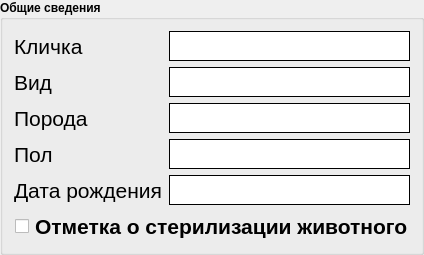
	<widget class="QGroupBox" name="general_info_groupBox">
	 <property name="font">
	  <font>
	   <weight>75</weight>
	   <bold>true</bold>
	  </font>
	 </property>
	 <property name="title">
	  <string>Общие сведения</string>
	 </property>
	 <layout class="QGridLayout" name="gridLayout_3">
	  <item row="6" column="1">
	   <widget class="QLineEdit" name="birth_lineEdit">
		<property name="minimumSize">
		 <size>
		  <width>0</width>
		  <height>30</height>
		 </size>
		</property>
		<property name="font">
		 <font>
		  <pointsize>16</pointsize>
		 </font>
		</property>
		<property name="styleSheet">
		 <string notr="true"> QLineEdit {
	  border-width: 1px;
	  border-style: solid;
	  border-radius: 0px;
  }</string>
		</property>
	   </widget>
	  </item>
	  <item row="5" column="0">
	   <widget class="QLabel" name="sex_label">
		<property name="minimumSize">
		 <size>
		  <width>0</width>
		  <height>30</height>
		 </size>
		</property>
		<property name="font">
		 <font>
		  <pointsize>16</pointsize>
		  <weight>50</weight>
		  <bold>false</bold>
		 </font>
		</property>
		<property name="text">
		 <string>Пол</string>
		</property>
	   </widget>
	  </item>
	  <item row="5" column="1">
	   <widget class="QLineEdit" name="sex_lineEdit">
		<property name="minimumSize">
		 <size>
		  <width>0</width>
		  <height>30</height>
		 </size>
		</property>
		<property name="font">
		 <font>
		  <pointsize>16</pointsize>
		 </font>
		</property>
		<property name="styleSheet">
		 <string notr="true"> QLineEdit {
	  border-width: 1px;
	  border-style: solid;
	  border-radius: 0px;
  }</string>
		</property>
	   </widget>
	  </item>
	  <item row="3" column="1">
	   <widget class="QLineEdit" name="species_lineEdit">
		<property name="minimumSize">
		 <size>
		  <width>3</width>
		  <height>30</height>
		 </size>
		</property>
		<property name="font">
		 <font>
		  <pointsize>16</pointsize>
		 </font>
		</property>
		<property name="styleSheet">
		 <string notr="true"> QLineEdit {
	  border-width: 1px;
	  border-style: solid;
	  border-radius: 0px;
  }</string>
		</property>
	   </widget>
	  </item>
	  <item row="4" column="0">
	   <widget class="QLabel" name="breed_label">
		<property name="minimumSize">
		 <size>
		  <width>0</width>
		  <height>30</height>
		 </size>
		</property>
		<property name="font">
		 <font>
		  <pointsize>16</pointsize>
		  <weight>50</weight>
		  <bold>false</bold>
		 </font>
		</property>
		<property name="text">
		 <string>Порода</string>
		</property>
	   </widget>
	  </item>
	  <item row="4" column="1">
	   <widget class="QLineEdit" name="breed_lineEdit">
		<property name="minimumSize">
		 <size>
		  <width>0</width>
		  <height>30</height>
		 </size>
		</property>
		<property name="font">
		 <font>
		  <pointsize>16</pointsize>
		 </font>
		</property>
		<property name="styleSheet">
		 <string notr="true"> QLineEdit {
	  border-width: 1px;
	  border-style: solid;
	  border-radius: 0px;
  }</string>
		</property>
	   </widget>
	  </item>
	  <item row="0" column="0">
	   <widget class="QLabel" name="name_label">
		<property name="minimumSize">
		 <size>
		  <width>0</width>
		  <height>30</height>
		 </size>
		</property>
		<property name="font">
		 <font>
		  <pointsize>16</pointsize>
		  <weight>50</weight>
		  <bold>false</bold>
		 </font>
		</property>
		<property name="text">
		 <string>Кличка</string>
		</property>
	   </widget>
	  </item>
	  <item row="6" column="0">
	   <widget class="QLabel" name="birth_label">
		<property name="minimumSize">
		 <size>
		  <width>0</width>
		  <height>30</height>
		 </size>
		</property>
		<property name="font">
		 <font>
		  <pointsize>16</pointsize>
		  <weight>50</weight>
		  <bold>false</bold>
		 </font>
		</property>
		<property name="text">
		 <string>Дата рождения</string>
		</property>
	   </widget>
	  </item>
	  <item row="7" column="0" colspan="2">
	   <widget class="QCheckBox" name="checkBox">
		<property name="minimumSize">
		 <size>
		  <width>0</width>
		  <height>30</height>
		 </size>
		</property>
		<property name="font">
		 <font>
		  <pointsize>16</pointsize>
		 </font>
		</property>
		<property name="styleSheet">
		 <string notr="true"> QCheckBox {
	  border-width: 1px;
	  border-style: solid;
	  border-radius: 0px;
  }</string>
		</property>
		<property name="text">
		 <string>Отметка о стерилизации животного</string>
		</property>
	   </widget>
	  </item>
	  <item row="0" column="1">
	   <widget class="QLineEdit" name="name_lineEdit">
		<property name="minimumSize">
		 <size>
		  <width>0</width>
		  <height>30</height>
		 </size>
		</property>
		<property name="font">
		 <font>
		  <pointsize>16</pointsize>
		 </font>
		</property>
		<property name="styleSheet">
		 <string notr="true"> QLineEdit {
	  border-width: 1px;
	  border-style: solid;
	  border-radius: 0px;
  }</string>
		</property>
	   </widget>
	  </item>
	  <item row="3" column="0">
	   <widget class="QLabel" name="species_label">
		<property name="minimumSize">
		 <size>
		  <width>0</width>
		  <height>30</height>
		 </size>
		</property>
		<property name="font">
		 <font>
		  <pointsize>16</pointsize>
		  <weight>50</weight>
		  <bold>false</bold>
		 </font>
		</property>
		<property name="text">
		 <string>Вид</string>
		</property>
	   </widget>
	  </item>
	 </layout>
	</widget>
